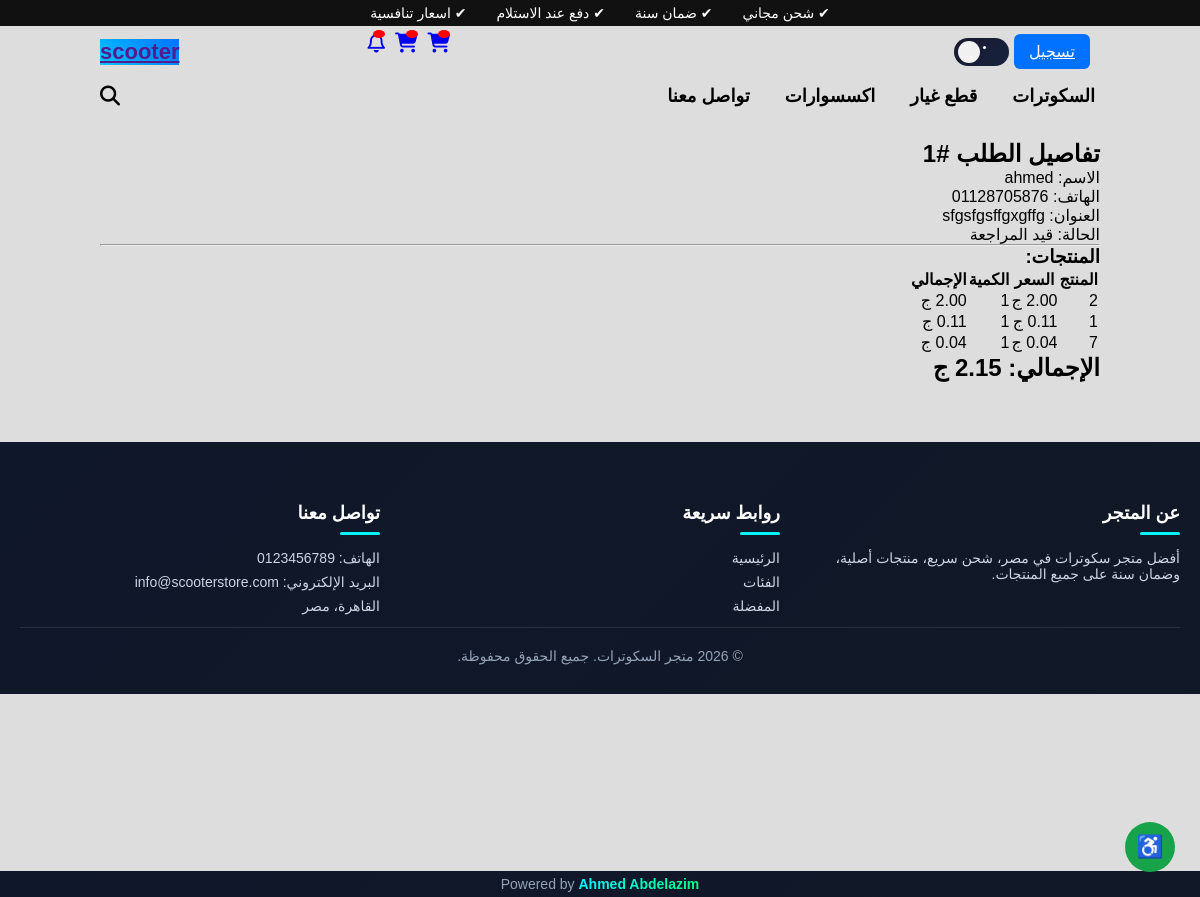
The app's page /order-detail/1/ (signed in) with its own data.
### order/models.py (models this page shows, shortened)
class Order(models.Model):
    PAYMENT_CHOICES = [
        ('cod', 'Cash on Delivery'),
    ]
    STATUS_CHOICES = (
        ("pending", "قيد المراجعة"),
        ("processing", "جارى التجهيز"),
        ("shipped", "تم الشحن"),
        ("delivered", "تم التسليم"),
    )
    user = models.ForeignKey(User, related_name='orders', on_delete=models.CASCADE)
    full_name= models.CharField(max_length=100)
    address = models.TextField()
    phone = models.CharField(max_length=20)
    total_price = models.DecimalField(max_digits=10, decimal_places=2, default=0)
    status = models.CharField(max_length=20, choices=STATUS_CHOICES, default='pending')
    payment_method = models.CharField(
        max_length=20,
        choices=PAYMENT_CHOICES,
        default='cod'
    )
    created_at = models.DateTimeField(auto_now_add=True)
    updated_at = models.DateTimeField(auto_now=True)

class OrderItem(models.Model):
    order = models.ForeignKey(Order, related_name='items', on_delete=models.CASCADE)
    product = models.ForeignKey('scooters.Product', on_delete=models.CASCADE)
    quantity = models.PositiveIntegerField(default=1)
    price = models.DecimalField(max_digits=10, decimal_places=2)
    def total_price(self):
        return self.price * self.quantity

### scooters/models.py (models this page shows, shortened)
class Product(models.Model):
    image =CloudinaryField('products')
    name = models.CharField(max_length=255)
    description = models.TextField(blank=True, null=True)
    price = models.DecimalField(max_digits=10, decimal_places=2)
    old_price = models.DecimalField(max_digits=10,decimal_places=2,null=True,blank=True)
    category = models.ForeignKey(Category, on_delete=models.CASCADE, related_name='products')
    stock = models.PositiveIntegerField(default=3)
    available = models.BooleanField(default=True)
    is_offer = models.BooleanField(default=False)
    is_new = models.BooleanField(default=False)
    is_featured = models.BooleanField(default=False)
    created_at = models.DateTimeField(auto_now_add=True)
    updated_at = models.DateTimeField(auto_now=True)
    slug = models.SlugField(unique=True,blank=True)

### order/views.py (the view)
# urls.py: path("order-detail/<int:order_id>/", views.order_detail, name="order_detail"),
def order_detail(request, order_id):
    order = Order.objects.filter(id=order_id,user=request.user).first()
    if not order:
        return redirect("order:my_orders")
    return render(request, 'scooters/order/order_detail.html', {'order': order})

### templates/scooters/order/order_detail.html
{% extends "base.html" %}
{% block content %}
<section class="order-detail-page" style="padding:40px;">
    <div class="container">
        <h1>تفاصيل الطلب #{{ order.id }}</h1>
        <p>الاسم: {{ order.full_name }}</p>
        <p>الهاتف: {{ order.phone }}</p>
        <p>العنوان: {{ order.address }}</p>
        <p>الحالة: {{ order.get_status_display }}</p>
        <hr>
        <h3>المنتجات:</h3>
        <table>
            <tr>
                <th>المنتج</th>
                <th>السعر</th>
                <th>الكمية</th>
                <th>الإجمالي</th>
            </tr>
            {% for item in order.items.all %}
            <tr>
                <td>{{ item.product.name }}</td>
                <td>{{ item.price }} ج</td>
                <td>{{ item.quantity }}</td>
                <td>{{ item.total_price }} ج</td>
            </tr>
            {% endfor %}
        </table>
        <h2>
            الإجمالي: {{ order.total_price }} ج
        </h2>
    </div>
</section>
{% endblock content %}

### templates/base.html (shortened to what this page needs)
{% load static %}
<!DOCTYPE html>
<html lang="ar" dir="rtl">
<head>
<link rel="stylesheet" href="https://unpkg.com/flickity@2/dist/flickity.min.css">
<link href="https://cdnjs.cloudflare.com/ajax/libs/font-awesome/6.5.0/css/all.min.css" rel="stylesheet">
<link rel="stylesheet" href="{% static 'css/header.css' %}">
<link rel="stylesheet" href="{% static 'css/cart_detail.css' %}">
<link rel="stylesheet" href="{% static 'css/checkout.css' %}">
<link rel="stylesheet" href="{% static 'css/my_orders.css' %}">
<link rel="stylesheet" href="{% static 'css/product_detail.css' %}">
<link rel="stylesheet" href="{% static 'css/product_list.css' %}">
<link rel="stylesheet" href="{% static 'css/wishlist.css' %}">
</head>
<body>
{% include "scooters/statics/header.html" %}
<div class="st">
{% block content %}
{% endblock content %}</div>
{% include "scooters/statics/footer.html" %}
</body>
</html>

### templates/scooters/statics/header.html (shortened to what this page needs)
{% load static %}
<header class="header">
<div class="topbar">
    <div class="container">
        <span>✔ شحن مجاني</span>
        <span>✔ ضمان سنة</span>
        <span>✔ دفع عند الاستلام</span>
        <span>✔ اسعار تنافسية</span>
    </div>
</div>
    <div class="container header-row">
        <div class="controls">
        <a href="{% url 'acc:login'%}" class="register btn">تسجيل</a>
<button id="darkToggle" class="theme-toggle" aria-label="Toggle theme">
  <div class="moon">
    <span class="sta"></span>
    <span class="sta"></span>
  </div>
</button>
        </div>
        <div class="left-section">
            <div class="icons">
                <div class="icon">
                        <a href="{% url 'order:my_orders' %}"><i class="fa-solid fa-cart-shopping icon"></i>
                        <span class="badge"></span></a>
                </div>
                <div class="icon">
                        <a href="{% url 'cart:cart' %}"><i class="fa-solid fa-cart-shopping icon"></i>
                        <span class="badge">{{ cart_items_count }}</span></a>
                </div>
                <div class="icon">
                    <a href="{% url 'wl:wishlist' %}"><i class="fa-regular fa-bell icon"></i>
                    <span class="badge">{{ unread_count }}</span></a>
                </div>
            </div>
            <div class="logo"><a href="">scooter<img src="" alt=""></a></div>
        </div>
    </div>
    <nav class="navbar">
        <div class="container nav-row">
            <ul class="nav-menu" id="nav-menu">
                <li class="dropdown">
                    السكوترات
                </li>
                <li class="dropdown">
                    قطع غيار
                </li>
                <li>اكسسوارات</li>
                <li>تواصل معنا</li>
            </ul>
        <div class="search-icon"onclick="openSearch()"><i class="fa-solid fa-magnifying-glass icon" id="searchIcon"></i></div>
  </div>
    </nav>
</header>
<div class="accessibility">
    <button class="access-btn">♿</button>
</div>

### templates/scooters/statics/footer.html (shortened to what this page needs)
<footer class="main-footer">
    <div class="footer-container">
        <div class="footer-section">
            <h3>عن المتجر</h3>
            <p>
                أفضل متجر سكوترات في مصر، شحن سريع، منتجات أصلية،
                وضمان سنة على جميع المنتجات.
            </p>
        </div>
        <div class="footer-section">
            <h3>روابط سريعة</h3>
            <ul>
                <li><a href="{% url 'pro:home' %}">الرئيسية</a></li>
                <li><a href="{% url 'pro:categories_list' %}">الفئات</a></li>
                <li><a href="{% url 'wl:wishlist' %}">المفضلة</a></li>
            </ul>
        </div>
        <div class="footer-section">
            <h3>تواصل معنا</h3>
            <p>الهاتف: 0123456789</p>
            <p>البريد الإلكتروني: info@scooterstore.com</p>
            <p>القاهرة، مصر</p>
        </div>
    </div>
    <div class="footer-bottom">
                <div class="co"> &copy; 2026 متجر السكوترات. جميع الحقوق محفوظة.</div>
                <div class="powered">
            Powered by
            <a href="https://yourwebsite.com" target="_blank">
                Ahmed Abdelazim
            </a>
        </div>
    </div>
</footer>

### static/css/header.css (style rules this page uses)
:root { --primary: #f52525; --text: #000; --bg: #ddd; }
body { min-height: 99.6vh; margin: 0; background: var(--bg); color: var(--text); font-family: 'Cairo', sans-serif; transition: 0.4s; }
.container { width:95%; max-width:1200px; margin:auto; }
.header { position: fixed;top:0;right: 0; background:none; width: 100%; z-index:100; direction: rtl; }
.topbar { background:#111; color:white; font-size:14px; }
.topbar .container { display:flex; justify-content:center; gap:30px; padding:5px; }
.header-row { display:flex; justify-content:space-between; align-items:center; padding:5px 0; }
.logo { font-size:22px; font-weight:bold; background:linear-gradient(45deg,#00c6ff,#0072ff); }
.left-section { display:flex; align-items:center; justify-content: space-between; width:350px; }
.icons { display:flex; gap:10px; width: 30px; height: 40px; }
.icon { position:relative; cursor:pointer; font-size:20px; z-index: 10; }
.badge { position:absolute; top:-2px; right:0px; background:red; color:#fff !important; font-size:8px; padding:4px 6px; border-radius:50%; z-index: 11; margin-left: 7px; }
.btn { padding:8px 15px; border:none; cursor:pointer; border-radius:6px; }
.register { background:#0072ff; color:white; }
.nav-row { display:flex; justify-content:space-between; align-items:center; flex-direction: row; }
.nav-menu { background: var(--bg); list-style:none; display:flex; gap:25px; padding:0; border-radius: 10px; }
.nav-menu li { cursor:pointer; position:relative; padding:8px 5px; font-size: 18px; font-weight: bold; }
.search-icon { font-size:20px; cursor:pointer; }
.controls { width: fit-content; padding: 3px 10px; display: flex; align-items: center; gap: 5px; }
.theme-toggle { width: 55px; height: 28px; border-radius: 50px; border: none; cursor: pointer; position: relative; background: linear-gradient(135deg, #1a1a2e, #16213e); overflow: hidden; transition: 0.4s; }
.moon { position: absolute; width: 22px; height: 22px; background: #f1f1f1; border-radius: 50%; top: 3px; left: 4px; transition: 0.4s; }
.sta { position: absolute; width: 3px; height: 3px; background: white; border-radius: 50%; animation: twinkle 2s infinite alternate; }
.sta:nth-child(2) { top: 5px; left: 25px; }
.sta:nth-child(3) { top: 15px; left: 12px; }
.accessibility { position: fixed; bottom:25px; right: 25px; z-index: 400; }
.access-btn { width: 50px; height: 50px; border-radius: 50%; background: #16a34a; color: #fff; border: none; font-size: 22px; cursor: pointer; }

### static/css/my_orders.css (style rules this page uses)
.container { max-width: 1000px; margin: auto; }

### static/css/wishlist.css (style rules this page uses)
.container { max-width: 1000px; margin: auto; }

### templates/base.html (style rules this page uses)
* { box-sizing: border-box; margin: 0; padding: 0; }
.st { margin:100px 0 20px 0 ; }

### templates/scooters/statics/footer.html (style rules this page uses)
.main-footer { background: linear-gradient(135deg, #0f172a, #111827); color: #fff; padding: 60px 20px 10px; margin-top: 0px; position: relative;right: 0; }
.footer-container { width: 100%; margin: auto; display: grid; grid-template-columns: repeat(auto-fit, minmax(250px, 1fr)); gap: 40px; }
.footer-section h3 { margin-bottom: 15px; font-size: 18px; position: relative; }
.footer-section h3::after { content: ""; width: 40px; height: 3px; background: #00f5ff; display: block; margin-top: 8px; border-radius: 5px; }
.footer-section p, .footer-section li { font-size: 14px; color: #cbd5e1; margin-bottom: 8px; }
.footer-section ul { list-style: none; padding: 0; }
.footer-section a { text-decoration: none; color: #cbd5e1; transition: 0.3s ease; }
.footer-bottom { text-align: center; margin-top: 5px; padding-top: 20px; border-top: 1px solid rgba(255,255,255,0.1); font-size: 14px; color: #94a3b8; }
.powered { background: linear-gradient(135deg, #0f172a, #111827); position: fixed;bottom: 0 ;left: 0; width: 100%; padding: 5px; }
.co { margin-bottom: 20px; }
.powered a { font-weight: bold; background: linear-gradient(90deg, #00f5ff, #00ff88); background-clip: text; -webkit-text-fill-color: transparent; transition: 0.3s ease; }

### records on screen
Order: id "1", full_name "ahmed", phone "01128705876", address "sfgsfgsffgxgffg", status "قيد المراجعة", total_price "2.15"
OrderItem: product.name "2", price "2.00", quantity "1"
OrderItem: product.name "1", quantity "1", total_price "0.11"
OrderItem: product.name "7", price "0.04", quantity "1"
